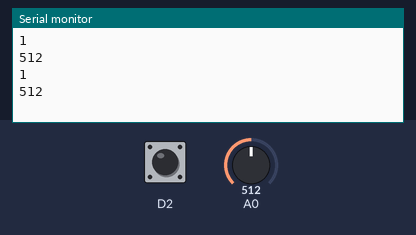
This sketch was run on a simulated ESP8266 (NodeMCU). Parts: the last lines printed to the serial monitor. The inputs (shaded band) are chosen by the test bench; at power-on: A0 = 512, D2 HIGH.

Above: at 1.8 s.
1.9 s: A0 set to 716
At 2.5 s:
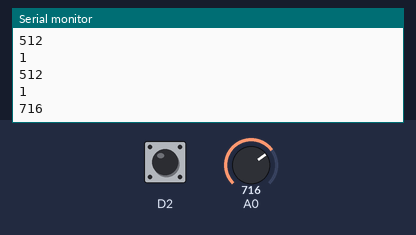
3.4 s: D2 pulled LOW for 1.2 s
6.1 s: A0 set to 900
At 6.1 s:
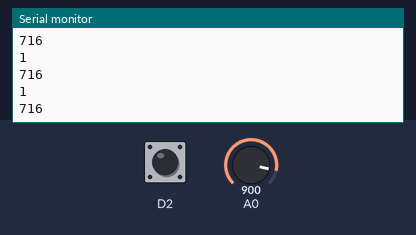
Timing chart, 0 to 9.1 s (numbered marks = the images above; inputs shaded):
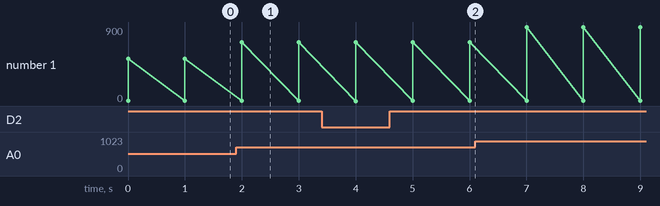

The sketch:

Digital_Temp.ino
```cpp
/*
 * @Date  : 27/Sep/2019
 * @Author : Vivek Yadav
 * @Puspose : Get the temperature Data with the help of Digital
 *            Temp Sensor.
 * @Working Status : Working Set Sensitivity a/c
 * @issue :
 *
 */


void setup() {
  Serial.begin(9600);
  pinMode(D2,INPUT_PULLUP);

}

void loop() {

  Serial.println( digitalRead(D2) );
  Serial.println( analogRead(D2) );
  delay(1000);
}
```

Measured:
- after the input at 1.9 s, the serial monitor: prints a new line after 0.10 s (image 1)
- plotted number 1: 512 → 716 after the input at 1.9 s, 716 → 900 after the input at 6.1 s
